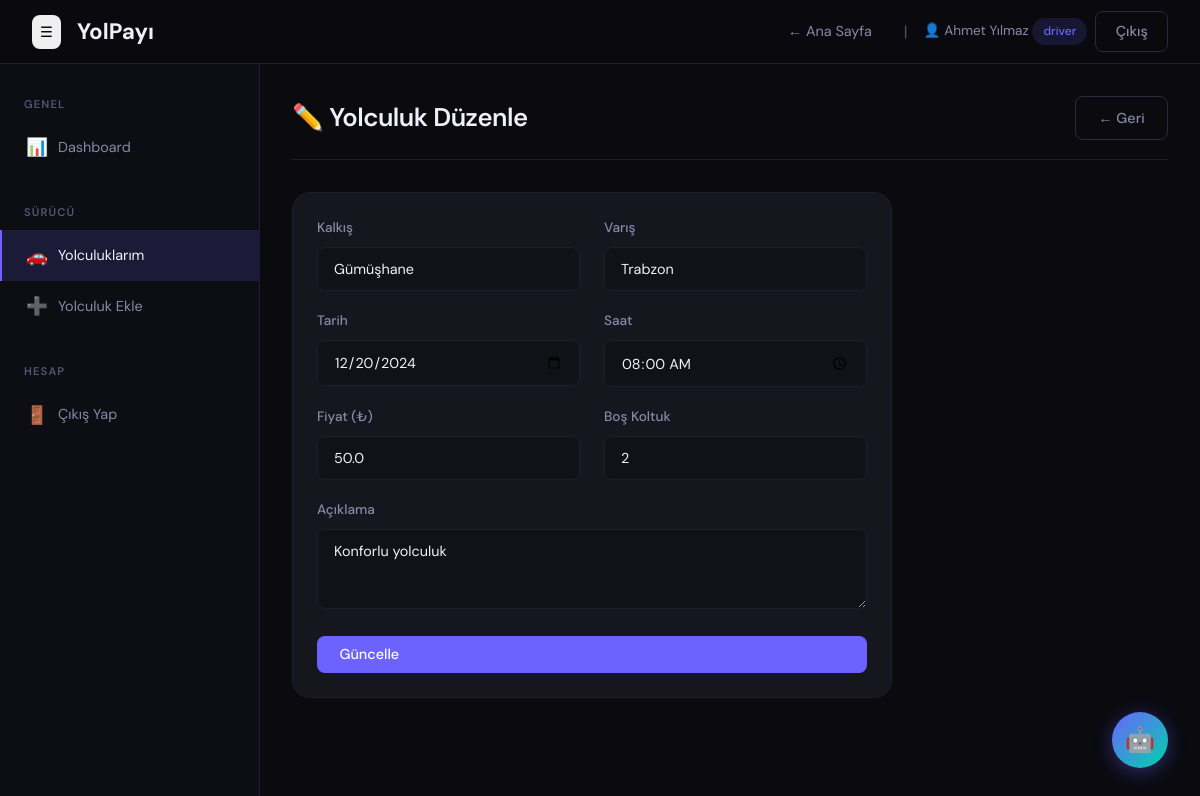
The app's page /driver/trip/1/edit (signed in) with its own data.
### tables this page shows
CREATE TABLE trips (
        id INTEGER PRIMARY KEY AUTOINCREMENT,
        driver_id INTEGER NOT NULL,
        departure TEXT NOT NULL,
        destination TEXT NOT NULL,
        departure_lat REAL,
        departure_lng REAL,
        destination_lat REAL,
        destination_lng REAL,
        date TEXT NOT NULL,
        time TEXT NOT NULL,
        price REAL NOT NULL,
        available_seats INTEGER NOT NULL,
        description TEXT,
        status TEXT DEFAULT 'active',
        created_at TIMESTAMP DEFAULT CURRENT_TIMESTAMP,
        FOREIGN KEY (driver_id) REFERENCES users(id)
    );

### routes/driver.py (the view, shortened to what this page needs)
@driver_bp.route('/trip/<int:trip_id>/edit', methods=['GET','POST'])
@role_required('driver','admin')
def edit_trip(trip_id):
    conn = get_db()
    trip = conn.execute("SELECT * FROM trips WHERE id=? AND driver_id=?", (trip_id, session['user_id'])).fetchone()
    if not trip:
        flash('Yolculuk bulunamadı!', 'danger')
        return redirect(url_for('driver.dashboard'))
    conn.close()
    return render_template('dashboard/edit_trip.html', trip=dict(trip))

### models/database.py (called while the page is built)
def get_db():
    conn = sqlite3.connect(DB_PATH)
    conn.row_factory = sqlite3.Row
    return conn

### utils/helpers.py (called while the page is built)
def role_required(*roles):
    def decorator(f):
        @wraps(f)
        def decorated(*args, **kwargs):
            if 'user_id' not in session:
                return redirect(url_for('auth.login'))
            if session.get('role') not in roles:
                flash('Bu sayfaya erişim yetkiniz yok.', 'danger')
                return redirect(url_for('dashboard.index'))
            return f(*args, **kwargs)
        return decorated
    return decorator

### templates/dashboard/edit_trip.html (shortened to what this page needs)
{% extends "layouts/dashboard_base.html" %}
{% block content %}
<div class="page-header">
  <div><h1>✏️ Yolculuk Düzenle</h1></div>
  <a href="{{ url_for('driver.dashboard') }}" class="btn btn-outline">← Geri</a>
</div>
<div class="card" style="max-width:600px">
  <div class="card-body">
    <form method="post">
      <div class="grid-2">
        <div class="form-group"><label class="form-label">Kalkış</label><input class="form-control" name="departure" value="{{ trip.departure }}" required></div>
        <div class="form-group"><label class="form-label">Varış</label><input class="form-control" name="destination" value="{{ trip.destination }}" required></div>
      </div>
      <div class="grid-2">
        <div class="form-group"><label class="form-label">Tarih</label><input class="form-control" type="date" name="date" value="{{ trip.date }}" required></div>
        <div class="form-group"><label class="form-label">Saat</label><input class="form-control" type="time" name="time" value="{{ trip.time }}" required></div>
      </div>
      <div class="grid-2">
        <div class="form-group"><label class="form-label">Fiyat (₺)</label><input class="form-control" type="number" name="price" value="{{ trip.price }}" required></div>
        <div class="form-group"><label class="form-label">Boş Koltuk</label><input class="form-control" type="number" name="available_seats" value="{{ trip.available_seats }}" required></div>
      </div>
      <div class="form-group"><label class="form-label">Açıklama</label><textarea class="form-control" name="description" rows="3">{{ trip.description or '' }}</textarea></div>
      <button type="submit" class="btn btn-primary w-full">Güncelle</button>
    </form>
  </div>
</div>
{% endblock %}

### static/css/main.css (style rules this page uses)
:root { --bg-primary: #0a0a0f; --bg-secondary: #111118; --bg-card: #16161f; --bg-card-hover: #1e1e2a; --bg-sidebar: #0d0d14; --border: #1e1e2e; --border-light: #2a2a3e; --accent: #6c63ff; --accent-hover: #5a52e0; --accent-glow: rgba(108,99,255,0.15); --accent2: #00d4aa; --accent2-glow: rgba(0,212,170,0.12); --danger: #ff4757; --warning: #ffa502; --success: #2ed573; --info: #1e90ff; --text-primary: #f0f0f8; --text-secondary: #8888aa; --text-muted: #555570; --shadow: 0 4px 24px rgba(0,0,0,0.4); --shadow-lg: 0 8px 48px rgba(0,0,0,0.6); --radius: 12px; --radius-lg: 18px; --radius-sm: 8px; --transition: all 0.2s cubic-bezier(0.4,0,0.2,1); }
* { margin:0; padding:0; box-sizing:border-box; }
html { scroll-behavior: smooth; }
body { font-family: 'DM Sans', sans-serif; background: var(--bg-primary); color: var(--text-primary); line-height: 1.6; min-height: 100vh; overflow-x: hidden; }
h1,h2,h3,h4,h5,h6 { font-weight: 600; letter-spacing: -0.02em; }
a { color: var(--accent); text-decoration: none; transition: var(--transition); }
.btn { display: inline-flex; align-items: center; gap: 6px; padding: 0.6rem 1.4rem; border-radius: var(--radius-sm); font-family: 'DM Sans', sans-serif; font-size: 0.9rem; font-weight: 500; cursor: pointer; border: none; transition: var(--transition); white-space: nowrap; text-decoration: none; }
.btn-primary { background: var(--accent); color: #fff; }
.btn-outline { background: transparent; border: 1px solid var(--border-light); color: var(--text-secondary); }
.card { background: var(--bg-card); border: 1px solid var(--border); border-radius: var(--radius-lg); overflow: hidden; transition: var(--transition); }
.card-body { padding: 1.5rem; }
.form-group { margin-bottom: 1.2rem; }
.form-label { display: block; font-size: 0.85rem; color: var(--text-secondary); margin-bottom: 0.5rem; font-weight: 500; }
.form-control { width: 100%; padding: 0.75rem 1rem; background: var(--bg-secondary); border: 1px solid var(--border); border-radius: var(--radius-sm); color: var(--text-primary); font-family: 'DM Sans', sans-serif; font-size: 0.9rem; transition: var(--transition); }
.form-control::placeholder { color: var(--text-muted); }
.page-header { display: flex; align-items: center; justify-content: space-between; margin-bottom: 2rem; padding-bottom: 1.2rem; border-bottom: 1px solid var(--border); }
.page-header h1 { font-size: 1.6rem; }
.w-full { width: 100%; }
.grid-2 { display: grid; grid-template-columns: 1fr 1fr; gap: 1.5rem; }

### records on screen
trips: departure "Gümüşhane", destination "Trabzon", date "12/20/2024", time "08:00", price "50.0", available_seats "2", description "Konforlu yolculuk"

### other values on screen
{{ session.get('user_name','Kullanıcı') }} "Ahmet Yılmaz"
{{ session.get('role','') }} "driver"
